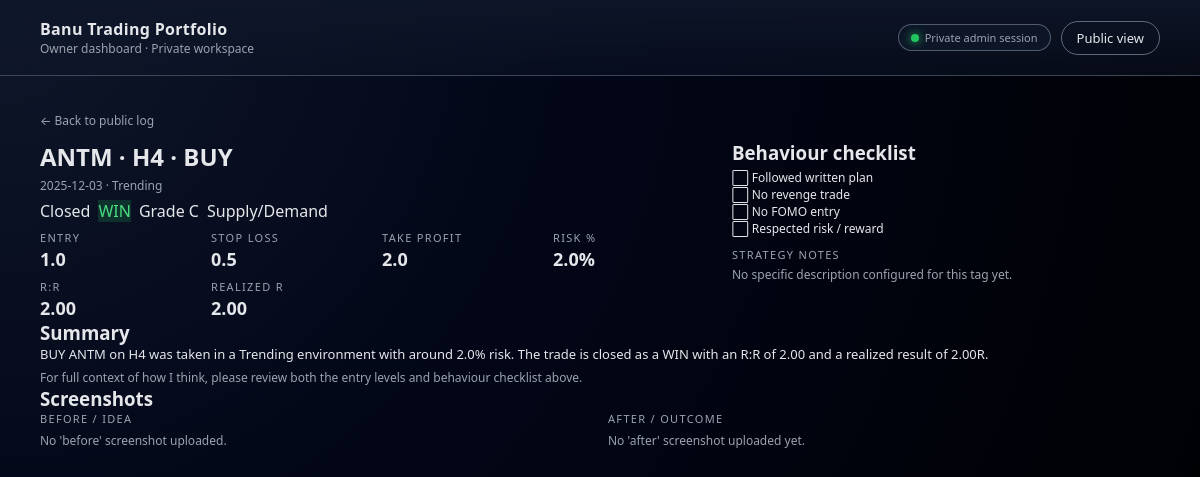
Screenshot of /trade/1 with the database file from the repository.
### tables this page shows
CREATE TABLE trades (
            id INTEGER PRIMARY KEY AUTOINCREMENT,
            trade_date TEXT,
            symbol TEXT,
            timeframe TEXT,
            direction TEXT,
            entry_price REAL,
            stop_loss REAL,
            take_profit REAL,
            result TEXT,
            grade TEXT,
            strategy_tag TEXT,
            market_condition TEXT,
            risk_percent REAL,
            rr_ratio REAL,
            realized_r REAL,
            status TEXT,
            followed_plan INTEGER,
            no_revenge INTEGER,
            no_fomo INTEGER,
            respected_rr INTEGER,
            featured INTEGER,
            notes_public TEXT,
            notes_private TEXT,
            screenshot_before_filename TEXT,
            screenshot_after_filename TEXT,
            created_at TEXT
        );

### app.py (the view)
@app.route("/trade/<int:trade_id>")
def trade_detail(trade_id):
    conn = get_db()
    trade = conn.execute("SELECT * FROM trades WHERE id = ?", (trade_id,)).fetchone()
    conn.close()
    if trade is None:
        abort(404)
    direction = (trade["direction"] or "").upper()
    status = (trade["status"] or "").upper()
    result = (trade["result"] or "").upper()
    return render_template(
        "trade_detail.html",
        trade=trade,
        direction=direction,
        status=status,
        result=result,
        strategy_info=STRATEGY_INFO,
        is_admin=is_admin(),
        is_public=False,
    )

### app.py (called while the page is built)
def get_db():
    conn = sqlite3.connect(DB_PATH)
    conn.row_factory = sqlite3.Row
    return conn

def is_admin():
    return bool(session.get("is_admin"))

### templates/trade_detail.html (shortened to what this page needs)
{% extends "base.html" %}
{% block content %}
<a href="{{ url_for('public_view') }}" style="font-size:12px;color:#9ca3af;">&larr; Back to public log</a>
<div class="card" style="margin-top:10px;">
  <div style="display:flex;flex-wrap:wrap;gap:16px;align-items:flex-start;">
    <div style="flex:2 1 260px;">
      <h2 style="margin:0 0 4px;">
        {{ trade['symbol'] }} · {{ trade['timeframe'] }} · {{ direction }}
      </h2>
      <p style="font-size:12px;color:#9ca3af;margin:0 0 6px;">
        {{ trade['trade_date'] }} · {{ trade['market_condition'] or 'Market context not tagged' }}
      </p>
      <div style="display:flex;flex-wrap:wrap;gap:8px;align-items:center;margin-bottom:8px;">
        {% if status %}
          {% if status == 'PLANNED' %}
            <span class="status-badge status-planned">
              <span class="status-dot"></span> Planned
            </span>
          {% elif status == 'ACTIVE' %}
            <span class="status-badge status-active">
              <span class="status-dot"></span> Active
            </span>
          {% elif status == 'CLOSED' %}
            <span class="status-badge status-closed">
               Closed
            </span>
          {% endif %}
        {% endif %}
        {% if result == 'WIN' %}
          <span class="badge badge-win">WIN</span>
        {% elif result == 'LOSE' %}
          <span class="badge badge-lose">LOSE</span>
        {% endif %}
        {% if trade['grade'] %}
          <span class="grade">Grade {{ trade['grade'] }}</span>
        {% endif %}
        {% if trade['strategy_tag'] %}
          <span class="chip">{{ trade['strategy_tag'] }}</span>
        {% endif %}
      </div>
      <div style="display:grid;grid-template-columns:repeat(auto-fit,minmax(140px,1fr));gap:8px;">
        <div>
          <div class="stat-label">Entry</div>
          <div class="stat-value">{{ trade['entry_price'] }}</div>
        </div>
        <div>
          <div class="stat-label">Stop loss</div>
          <div class="stat-value">{{ trade['stop_loss'] }}</div>
        </div>
        <div>
          <div class="stat-label">Take profit</div>
          <div class="stat-value">{{ trade['take_profit'] }}</div>
        </div>
        <div>
          <div class="stat-label">Risk %</div>
          <div class="stat-value">{{ trade['risk_percent'] or 0 }}%</div>
        </div>
        <div>
          <div class="stat-label">R:R</div>
          <div class="stat-value">
            {{ '%.2f'|format(trade['rr_ratio']) if trade['rr_ratio'] is not none else '-' }}
          </div>
        </div>
        <div>
          <div class="stat-label">Realized R</div>
          <div class="stat-value">
            {{ '%.2f'|format(trade['realized_r']) if trade['realized_r'] is not none else '-' }}
          </div>
        </div>
      </div>
    </div>
    <div style="flex:1 1 220px;">
      <h3 style="margin:0 0 4px;">Behaviour checklist</h3>
      <ul style="list-style:none;padding:0;margin:0;font-size:12px;color:#e5e7eb;">
        <li>
          {% if trade['followed_plan'] == 1 %}✅{% else %}⬜{% endif %}
          Followed written plan
        </li>
        <li>
          {% if trade['no_revenge'] == 1 %}✅{% else %}⬜{% endif %}
          No revenge trade
        </li>
        <li>
          {% if trade['no_fomo'] == 1 %}✅{% else %}⬜{% endif %}
          No FOMO entry
        </li>
        <li>
          {% if trade['respected_rr'] == 1 %}✅{% else %}⬜{% endif %}
          Respected risk / reward
        </li>
      </ul>
      {% if trade['strategy_tag'] %}
        {% set tag_up = (trade['strategy_tag'] or '').upper() %}
        <div style="margin-top:10px;">
          <div class="stat-label">Strategy notes</div>
          <p style="font-size:12px;color:#9ca3af;margin:4px 0 0;">
            {{ strategy_info.get(tag_up, 'No specific description configured for this tag yet.') }}
          </p>
        </div>
      {% endif %}
    </div>
  </div>
</div>
<div class="card">
  <h3 style="margin-top:0;">Summary</h3>
  {% if trade['notes_public'] %}
    <p style="font-size:13px;color:#e5e7eb;white-space:pre-wrap;margin:0;">
      {{ trade['notes_public'] }}
    </p>
  {% else %}
    <p style="font-size:13px;color:#e5e7eb;margin:0 0 6px;">
      {{ direction or 'Trade' }} {{ trade['symbol'] or '' }} on {{ trade['timeframe'] or 'N/A' }} was
      taken in a {{ trade['market_condition'] or 'market context not specified' }} environment with
      around {{ trade['risk_percent'] or 0 }}% risk.
      {% if status == 'PLANNED' %}
        This case is currently in the planning stage, with levels and idea documented but no result yet.
      {% elif status == 'ACTIVE' %}
        The trade is currently active; execution details and outcome will be updated once closed.
      {% elif status == 'CLOSED' and result %}
        The trade is closed as a {{ result }} with
        {% if trade['rr_ratio'] is not none %} an R:R of {{ '%.2f'|format(trade['rr_ratio']) }}{% endif %}
        {% if trade['realized_r'] is not none %} and a realized result of {{ '%.2f'|format(trade['realized_r']) }}R{% endif %}.
      {% else %}
        Status is not fully tagged yet; this entry is kept for tracking and review.
      {% endif %}
    </p>
    <p style="font-size:12px;color:#9ca3af;margin:0;">
      For full context of how I think, please review both the entry levels and behaviour checklist above.
    </p>
  {% endif %}
</div>
<div class="card">
  <h3 style="margin-top:0;">Screenshots</h3>
  <div style="display:flex;flex-wrap:wrap;gap:16px;">
    <div style="flex:1 1 260px;">
      <div class="stat-label">Before / idea</div>
      {% if trade['screenshot_before_filename'] %}
        <img src="{{ url_for('static', filename='uploads/' ~ trade['screenshot_before_filename']) }}"
             alt="Before screenshot"
             style="width:100%;border-radius:16px;margin-top:6px;">
      {% else %}
        <p style="font-size:12px;color:#9ca3af;margin-top:6px;">No 'before' screenshot uploaded.</p>
      {% endif %}
    </div>
    <div style="flex:1 1 260px;">
      <div class="stat-label">After / outcome</div>
      {% if trade['screenshot_after_filename'] %}
        <img src="{{ url_for('static', filename='uploads/' ~ trade['screenshot_after_filename']) }}"
             alt="After screenshot"
             style="width:100%;border-radius:16px;margin-top:6px;">
      {% else %}
        <p style="font-size:12px;color:#9ca3af;margin-top:6px;">No 'after' screenshot uploaded yet.</p>
      {% endif %}
    </div>
  </div>
</div>
{% endblock %}

### templates/base.html (style rules this page uses)
:root { --bg-main: #020617; --bg-glass: rgba(15, 23, 42, 0.72); --bg-glass-soft: rgba(15, 23, 42, 0.55); --border-glass: rgba(148, 163, 184, 0.45); --accent: #38bdf8; --accent-soft: rgba(56, 189, 248, 0.3); --text-main: #e5e7eb; --text-muted: #9ca3af; }
* { box-sizing: border-box; margin: 0; padding: 0; }
body { min-height: 100vh; font-family: system-ui, -apple-system, BlinkMacSystemFont, "SF Pro Text", sans-serif; color: var(--text-main); background: radial-gradient(circle at 0% 0%, #0f172a 0, #020617 40%, #000 100%); }
a { color: var(--accent); text-decoration: none; }
.stat-label { font-size: 11px; text-transform: uppercase; letter-spacing: 0.12em; color: var(--text-muted); margin-bottom: 2px; }
.stat-value { font-size: 18px; font-weight: 600; }
.badge-win { background: rgba(34, 197, 94, 0.18); color: #4ade80; }

### rows the page displays
trades: symbol "ANTM", timeframe "H4", direction "BUY", trade_date "2025-12-03", market_condition "Trending", grade "C", strategy_tag "Supply/Demand", entry_price "1.0", stop_loss "0.5", take_profit "2.0", risk_percent "2.0", rr_ratio "2.00", realized_r "2.00", result "WIN"
